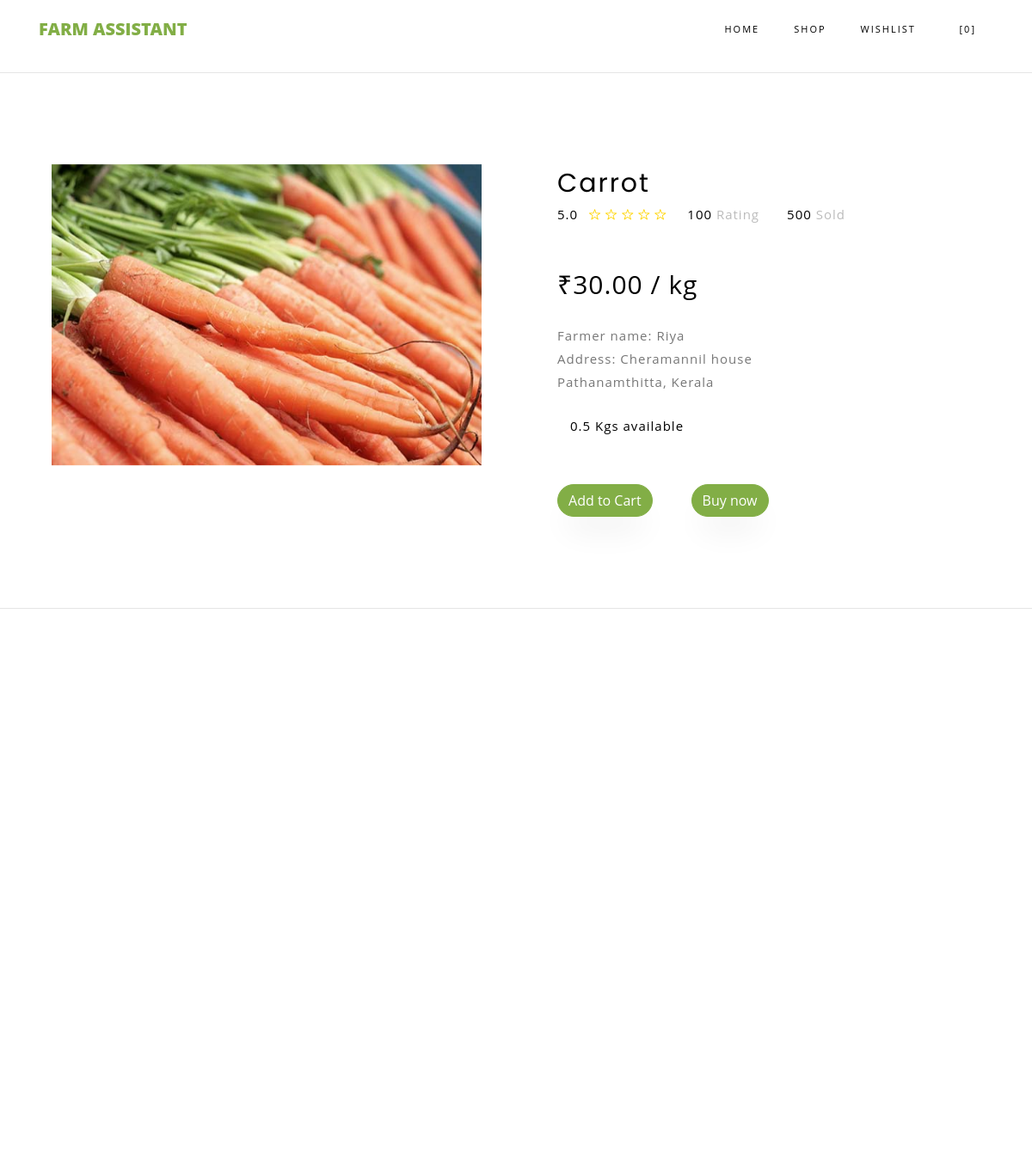
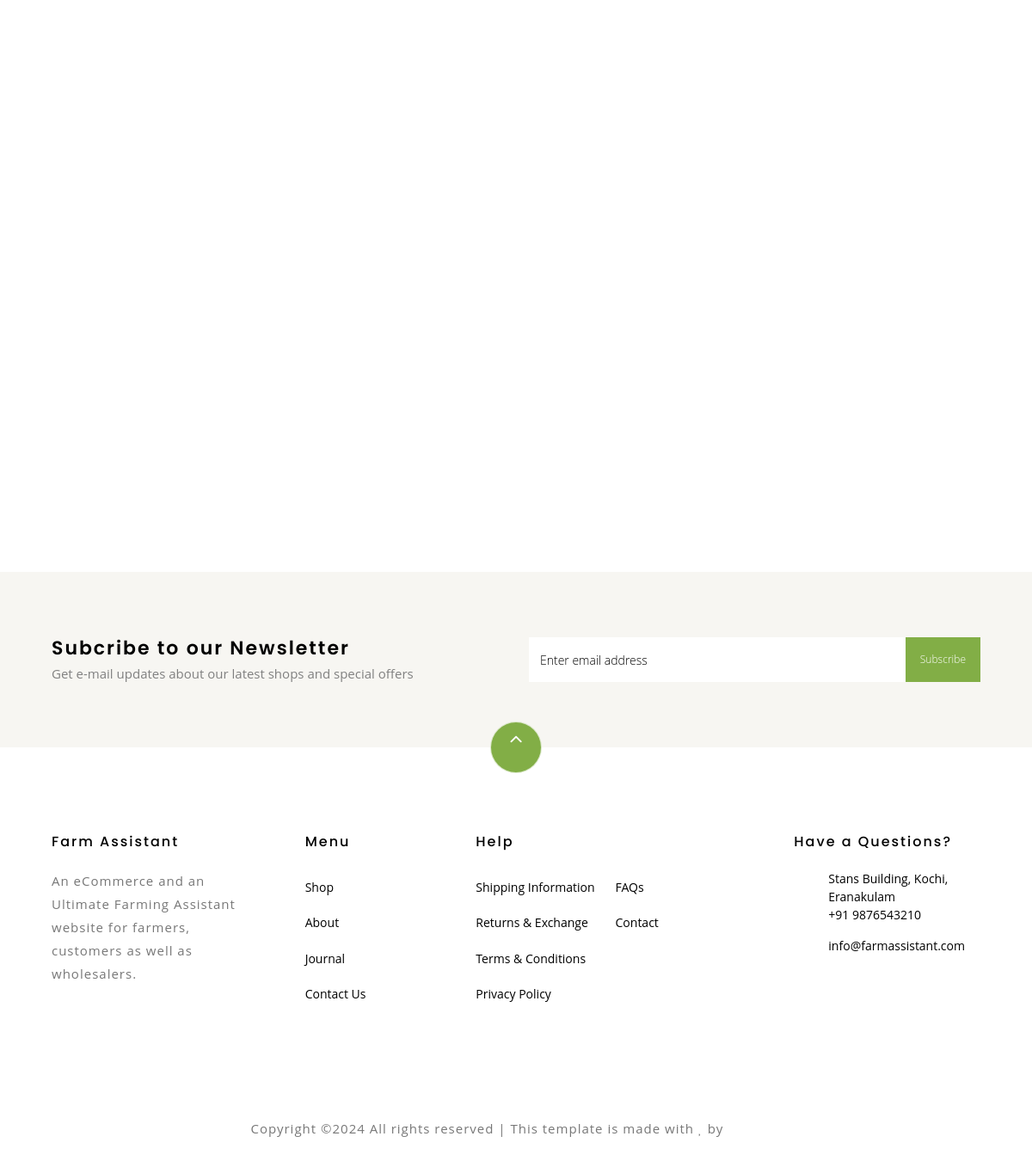
Screenshot of /product-single.php?id=1 with the database file from the repository (2 pictures, top to bottom).
### tables this page shows
CREATE TABLE IF NOT EXISTS `crop_fc` (
  `crop_id` int(4) NOT NULL AUTO_INCREMENT,
  `f_email` varchar(40) NOT NULL,
  `c_name` varchar(20) NOT NULL,
  `category` varchar(15) NOT NULL,
  `quantity` int(4) NOT NULL,
  `price` int(4) NOT NULL,
  `discount` int(4) NOT NULL DEFAULT '0',
  `image` varchar(30) NOT NULL,
  PRIMARY KEY (`crop_id`),
  KEY `f_email` (`f_email`)
);

CREATE TABLE IF NOT EXISTS `farmer` (
  `email` varchar(40) NOT NULL,
  `name` varchar(20) NOT NULL,
  `address` varchar(50) NOT NULL,
  `address2` varchar(20) DEFAULT NULL,
  `town` varchar(20) NOT NULL,
  `state` varchar(20) DEFAULT NULL,
  `pincode` varchar(10) NOT NULL
);

### web/product-single.php (the view, shortened to what this page needs)
<!DOCTYPE html>
<html lang="en">
  <head>
    <link rel="stylesheet" href="css/open-iconic-bootstrap.min.css">
    <link rel="stylesheet" href="css/animate.css">
    <link rel="stylesheet" href="css/owl.carousel.min.css">
    <link rel="stylesheet" href="css/owl.theme.default.min.css">
    <link rel="stylesheet" href="css/magnific-popup.css">
    <link rel="stylesheet" href="css/aos.css">
    <link rel="stylesheet" href="css/ionicons.min.css">
    <link rel="stylesheet" href="css/bootstrap-datepicker.css">
    <link rel="stylesheet" href="css/jquery.timepicker.css">
    <link rel="stylesheet" href="css/flaticon.css">
    <link rel="stylesheet" href="css/icomoon.css">
    <link rel="stylesheet" href="css/style.css">
  </head>
  <body class="goto-here">
	<?php
          include("connection.php");
          include("cart_count.php");
      ?>
    <nav class="navbar navbar-expand-lg navbar-dark ftco_navbar bg-dark ftco-navbar-light" id="ftco-navbar">
	    <div class="container">
	      <a class="navbar-brand" href="#">Farm Assistant</a>
	      <div class="collapse navbar-collapse" id="ftco-nav">
	        <ul class="navbar-nav ml-auto">
	          <li class="nav-item"><a href="index.html" class="nav-link">Home</a></li>
	          <li class="nav-item"><a href="shop.php" class="nav-link">Shop</a></li>
            <li class="nav-item"><a href="wishlist_check.php" class="nav-link"> Wishlist</a></li>
			  <li class="nav-item"><a href="cart_check.php" class="nav-link"><span class="icon-shopping_cart"></span>[<?php echo $_SESSION['cart_count'];?>]</a></li>
	        </ul>
	      </div>
	    </div>
	  </nav>
  <hr>
    <section class="ftco-section">
        <?php
      $id= $_GET['id'];
      $sql= "select * from crop_fc where crop_id= $id";
      $a=mysqli_query($conn,$sql);
      $row=mysqli_fetch_assoc($a);
      $c=$row["f_email"];
      $sql1= "select * from farmer where email= '$c'";
     $b=mysqli_query($conn,$sql1);
      $row1=mysqli_fetch_assoc($b);
      ?>
    	<div class="container">
    		<div class="row">
    			<div class="col-lg-6 mb-5 ftco-animate">
    				<a href="<?php echo $row["image"]; ?>" class="image-popup"><img src="<?php echo $row["image"]; ?>" class="img-fluid" style="height: 350px; width: 500px;"alt="Colorlib Template"> </a>
    			</div>
    			<div class="col-lg-6 product-details pl-md-5 ftco-animate">
    				<h3><?php echo $row["c_name"]; ?></h3>
    				<div class="rating d-flex">
							<p class="text-left mr-4">
								<a href="#" class="mr-2" style="color: black">5.0</a>
								<a href="#"><span class="ion-ios-star-outline" style="color: #ffd400"></span></a>
								<a href="#"><span class="ion-ios-star-outline"style="color: #ffd400"></span></a>
								<a href="#"><span class="ion-ios-star-outline"style="color: #ffd400"></span></a>
								<a href="#"><span class="ion-ios-star-outline"style="color: #ffd400"></span></a>
								<a href="#"><span class="ion-ios-star-outline"style="color: #ffd400"></span></a>
							</p>
							<p class="text-left mr-4">
								<a href="#" class="mr-2" style="color: #000;">100 <span style="color: #bbb;">Rating</span></a>
							</p>
							<p class="text-left">
								<a href="#" class="mr-2" style="color: #000;">500 <span style="color: #bbb;">Sold</span></a>
							</p>
						</div><br><br>
    				<p class="price"><span>₹<?php echo $row["price"]; ?>.00 / kg</span></p>
                    <br>
    				<p>Farmer name: <?php echo $row1["name"]; ?>
						</p>
                    <p>Address: <?php echo $row1["address"]; ?>
						</p>
                    <p><?php echo $row1["town"]; ?>, <?php echo $row1["state"]; ?>
						</p>
						<div class="row mt-4">
	          	<div class="col-md-12">
                    <?php $q= $row["quantity"]/1000; ?>
	          		<p style="color: #000;"><?php echo $q; ?> Kgs available</p>
	          	</div>
          	</div>
                <br><br>
          	<a href="cart_add.php?id=<?php echo $row['crop_id'];?>" class="btn btn-primary">Add to Cart</a><span>&emsp;&emsp;&emsp;<a href="buy-now.php?id=<?php echo $row["crop_id"]; ?>" class="btn btn-primary">Buy now</a></span>
    			</div>
    		</div>
    	</div>
    </section>
<hr>
    <section class="ftco-section">
    	<div class="container">
				<div class="row justify-content-center mb-3 pb-3">
        </div>
    	</div>
    	<div class="container">
    		<div class="row">
    		</div>
    	</div>
    </section>
<section class="ftco-section">
    	<div class="container">
				<div class="row justify-content-center mb-3 pb-3">
        </div>
    	</div>
    	<div class="container">
    		<div class="row">
    		</div>
    	</div>
    </section>
		<section class="ftco-section ftco-no-pt ftco-no-pb py-5 bg-light">
      <div class="container py-4">
        <div class="row d-flex justify-content-center py-5">
          <div class="col-md-6">
          	<h2 style="font-size: 22px;" class="mb-0">Subcribe to our Newsletter</h2>
          	<span>Get e-mail updates about our latest shops and special offers</span>
          </div>
          <div class="col-md-6 d-flex align-items-center">
            <form action="#" class="subscribe-form">
              <div class="form-group d-flex">
                <input type="text" class="form-control" placeholder="Enter email address">
                <input type="submit" value="Subscribe" class="submit px-3">
              </div>
            </form>
          </div>
        </div>
      </div>
    </section>
    <footer class="ftco-footer ftco-section">
      <div class="container">
      	<div class="row">
      		<div class="mouse">
						<a href="#" class="mouse-icon">
							<div class="mouse-wheel"><span class="ion-ios-arrow-up"></span></div>
						</a>
					</div>
      	</div>
        <div class="row mb-5">
         <div class="col-md">
            <div class="ftco-footer-widget mb-4">
              <h2 class="ftco-heading-2">Farm Assistant</h2>
              <p>An eCommerce and an Ultimate Farming Assistant website for farmers, customers as well as wholesalers.</p>
              <ul class="ftco-footer-social list-unstyled float-md-left float-lft mt-5">
              </ul>
            </div>
          </div>
          <div class="col-md">
            <div class="ftco-footer-widget mb-4 ml-md-5">
              <h2 class="ftco-heading-2">Menu</h2>
              <ul class="list-unstyled">
                <li><a href="#" class="py-2 d-block">Shop</a></li>
                <li><a href="#" class="py-2 d-block">About</a></li>
                <li><a href="#" class="py-2 d-block">Journal</a></li>
                <li><a href="#" class="py-2 d-block">Contact Us</a></li>
              </ul>
            </div>
          </div>
          <div class="col-md-4">
             <div class="ftco-footer-widget mb-4">
              <h2 class="ftco-heading-2">Help</h2>
              <div class="d-flex">
	              <ul class="list-unstyled mr-l-5 pr-l-3 mr-4">
	                <li><a href="#" class="py-2 d-block">Shipping Information</a></li>
	                <li><a href="#" class="py-2 d-block">Returns &amp; Exchange</a></li>
	                <li><a href="#" class="py-2 d-block">Terms &amp; Conditions</a></li>
	                <li><a href="#" class="py-2 d-block">Privacy Policy</a></li>
	              </ul>
	              <ul class="list-unstyled">
	                <li><a href="#" class="py-2 d-block">FAQs</a></li>
	                <li><a href="#" class="py-2 d-block">Contact</a></li>
	              </ul>
	            </div>
            </div>
          </div>
          <div class="col-md">
            <div class="ftco-footer-widget mb-4">
            	<h2 class="ftco-heading-2">Have a Questions?</h2>
            	<div class="block-23 mb-3">
	              <ul>
	                <li><span class="icon icon-map-marker"></span><span class="text">Stans Building, Kochi, Eranakulam</span></li>
	                <li><a href="#"><span class="icon icon-phone"></span><span class="text">+91 9876543210</span></a></li>
	                <li><a href="#"><span class="icon icon-envelope"></span><span class="text">info@farmassistant.com</span></a></li>
	              </ul>
	            </div>
            </div>
          </div>
        </div>
        <div class="row">
          <div class="col-md-12 text-center">
            <p>
						  Copyright &copy;<script>document.write(new Date().getFullYear());</script> All rights reserved | This template is made with <i class="icon-heart color-danger" aria-hidden="true"></i> by <a href="https://colorlib.com" target="_blank">Colorlib</a>
						</p>
          </div>
        </div>
      </div>
    </footer>
  </body>
</html>

### web/css/icomoon.css (style rules this page uses)
[class^="icon-"], [class*=" icon-"] { font-family: 'icomoon' !important; speak: none; font-style: normal; font-weight: normal; font-variant: normal; text-transform: none; line-height: 1; -webkit-font-smoothing: antialiased; -moz-osx-font-smoothing: grayscale; }
.icon-heart:before { content: "\f004"; }
.icon-map-marker:before { content: "\f041"; }
.icon-phone:before { content: "\f095"; }
.icon-envelope:before { content: "\f0e0"; }
.icon-shopping_cart:before { content: "\e8cc"; }

### rows the page displays
crop_fc: image (picture), c_name "Carrot", price "30", quantity "0.5"
farmer: name "Riya", address "Cheramannil house", town "Pathanamthitta", state "Kerala"

### other values shown
$_SESSION['cart_count'] "0"
